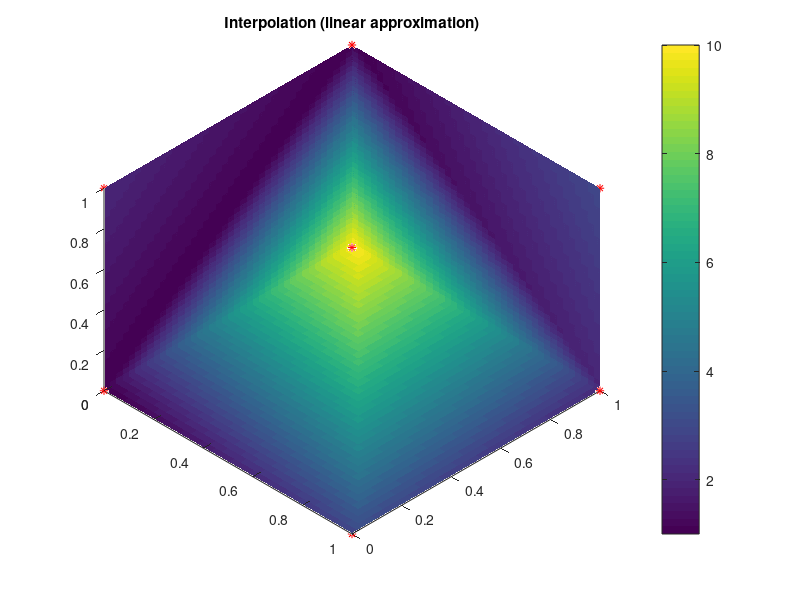
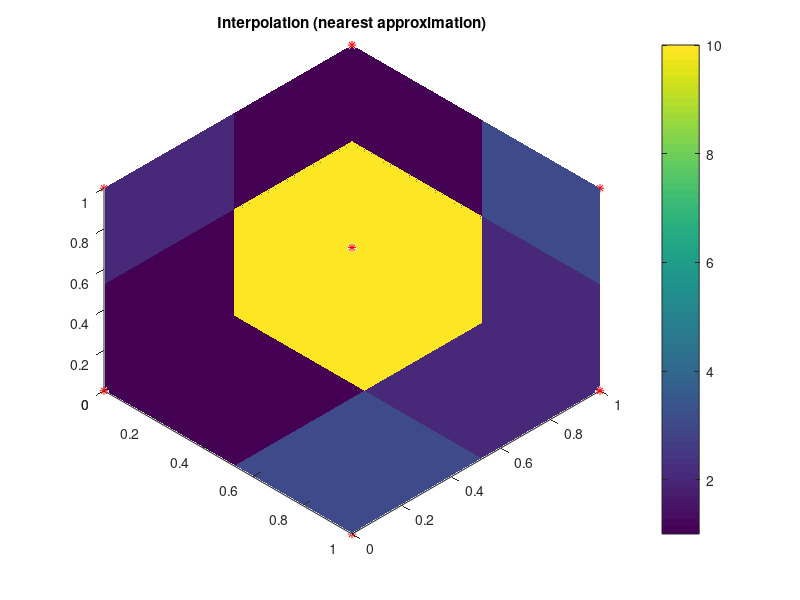
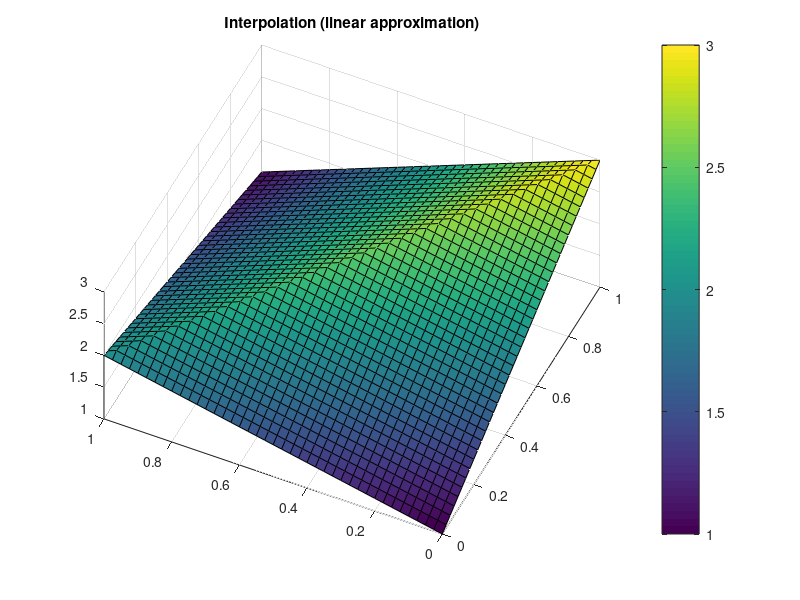
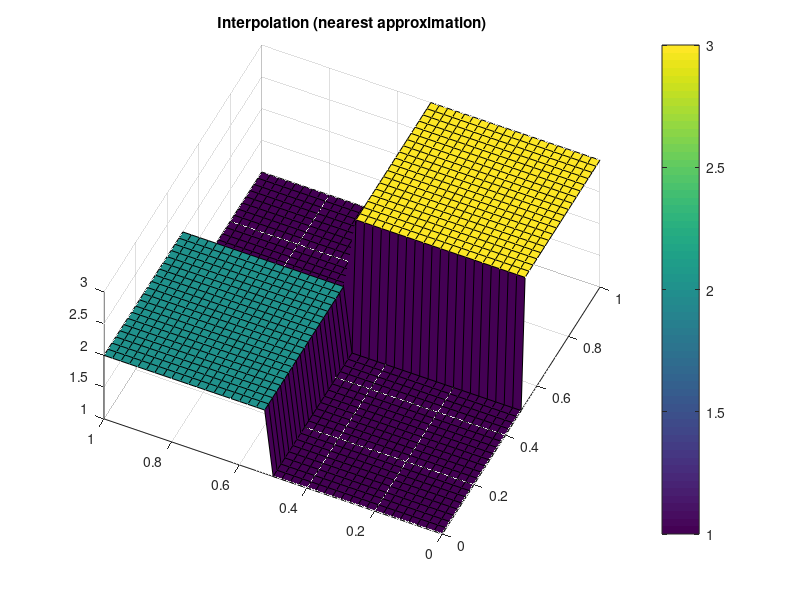

The MATLAB source for these figures, in order:
close all
clear all
clc

%% 3D:

figure;

X = [0 0 0;0 0 1;0 1 0; 0 1 1; 1 0 0; 1 0 1; 1 1 0; 1 1 1];
v = [1;2;3;4;10;1;2;3];

[xx,yy,zz] = meshgrid(0:0.025:1);
xq = [xx(:) yy(:) zz(:)];
vq = griddatan(X,v,xq,'linear',{'QJ'});

vq = reshape(vq,size(xx));
plot3(X(:,1),X(:,2),X(:,3),'r*');
hold on;
h = slice(xx,yy,zz,vq,0:0.01:1,0:0.01:1,0:0.01:1);

set(h,'EdgeColor','none');
colorbar;
view(45,-45);
title('Interpolation (linear approximation)');

figure;

vq = griddatan(X,v,xq,'nearest',{'QJ'});

vq = reshape(vq,size(xx));
plot3(X(:,1),X(:,2),X(:,3),'r*');
hold on;
hh = slice(xx,yy,zz,vq,0:0.01:1,0:0.01:1,0:0.01:1);

set(hh,'EdgeColor','none');
colorbar;
view(45,-45);
title('Interpolation (nearest approximation)');

%% 2D:

figure;

X = [0 0; 0 1; 1 0; 1 1];
v = [1;2;3;1];

[xx,yy] = meshgrid(0:0.025:1);
xq = [xx(:) yy(:)];
vq = griddatan(X,v,xq,'linear',{'QJ'});

vq = reshape(vq,size(xx));
surf(xx,yy,vq);

set(h,'EdgeColor','none');
colorbar;
view(-65,65);
title('Interpolation (linear approximation)');

figure;

vq = griddatan(X,v,xq,'nearest',{'QJ'});

vq = reshape(vq,size(xx));
surf(xx,yy,vq);

set(h,'EdgeColor','none');
colorbar;
view(-65,65);
title('Interpolation (nearest approximation)');